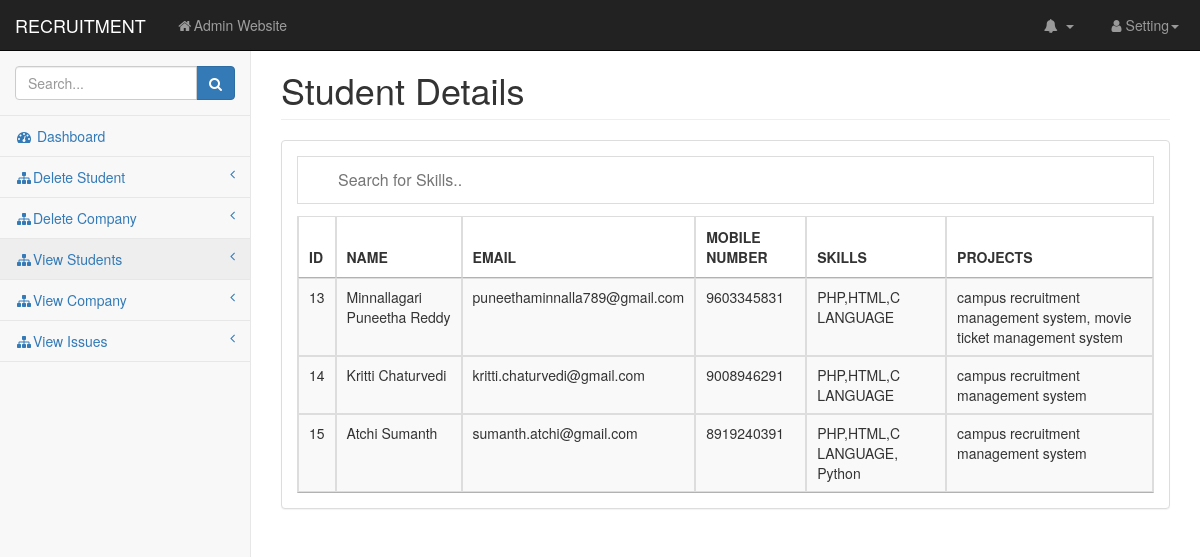
The app's page /admin/view_student_details.php with its own data.
### tables this page shows
CREATE TABLE `users` (
  `NAME` text NOT NULL,
  `EMAIL` text NOT NULL,
  `PASSWORD` text NOT NULL,
  `PHONE` text NOT NULL,
  `SKILLS` text NOT NULL,
  `PROJECTS` text NOT NULL,
  `ID` int(11) NOT NULL
);

### admin/view_student_details.php (the view, shortened to what this page needs)
<!DOCTYPE html>
<html lang="en">
    <head>
    <link href="css/bootstrap.min.css" rel="stylesheet">
    <link href="css/metisMenu.min.css" rel="stylesheet">
    <link href="css/timeline.css" rel="stylesheet">
    <link href="css/startmin.css" rel="stylesheet">
    <link href="css/morris.css" rel="stylesheet">
    <link href="css/font-awesome.min.css" rel="stylesheet" type="text/css">
    <link rel="stylesheet" type="text/css" href="https://cdn.datatables.net/1.10.22/css/jquery.dataTables.css">
    </head>
    <body>
        <div id="wrapper">
    <nav class="navbar navbar-inverse navbar-fixed-top" role="navigation">
        <div class="navbar-header">
            <a class="navbar-brand" href="admin_dashboard.php">RECRUITMENT</a>
        </div>
        <ul class="nav navbar-nav navbar-left navbar-top-links">
            <li><a href="#"><i class="fa fa-home fa-fw"></i>Admin Website</a></li>
        </ul>
        <ul class="nav navbar-right navbar-top-links">
            <li class="dropdown navbar-inverse">
                <a class="dropdown-toggle" data-toggle="dropdown" href="#">
                    <i class="fa fa-bell fa-fw"></i> <b class="caret"></b>
                </a>
            </li>
            <li class="dropdown">
                <a class="dropdown-toggle" data-toggle="dropdown" href="#">
                    <i class="fa fa-user fa-fw"></i>Setting<b class="caret"></b>
                </a>
            </li>
        </ul>
        <div class="navbar-default sidebar" role="navigation">
            <div class="sidebar-nav navbar-collapse">
                <ul class="nav" id="side-menu">
                    <li class="sidebar-search">
                        <div class="input-group custom-search-form">
                            <input type="text" class="form-control" placeholder="Search...">
                                <span class="input-group-btn">
                                    <button class="btn btn-primary" type="button">
                                        <i class="fa fa-search"></i>
                                    </button>
                                </span>
                        </div>
                    </li>
                    <li>
                        <a href="admin_Dashboard.php" ><i class="fa fa-dashboard fa-fw"></i> Dashboard</a>
                    </li>
                    <li>
                        <a href="delete_student.php"><i class="fa fa-sitemap fa-fw" class="active"></i>Delete Student<span class="fa arrow"></span></a>
                    </li>
                    <li>
                        <a href="delete_company.php"><i class="fa fa-sitemap fa-fw"></i>Delete Company<span class="fa arrow"></span></a>
                    </li>
                    <li>
                        <a href="view_student_details.php"><i class="fa fa-sitemap fa-fw"></i>View Students<span class="fa arrow"></span></a>
                    </li>
                    <li>
                        <a href="view_company_details.php"><i class="fa fa-sitemap fa-fw"></i>View Company<span class="fa arrow"></span></a>
                    </li>
                    <li>
                        <a href="view_issues.php"><i class="fa fa-sitemap fa-fw"></i>View Issues<span class="fa arrow"></span></a>
                    </li>
                </ul>
            </div>
        </div>
    </nav>
    <div id="page-wrapper">
                <div class="container-fluid">
                    <div class="row">
                        <div class="col-lg-12">
                            <h1 class="page-header">Student Details</h1>
                        </div>
                    </div>
                    <div class="row">
                        <div class="col-lg-12">
                            <div class="panel panel-default">
                                <div class="panel-body">
                                    <div class="table-responsive">
                                      <input type="text" id="myInput" onkeyup="myFunction()" placeholder="Search for Skills..">
                                        <table class="table table-striped table-bordered table-hover" id="dataTables">
                                            <thead>
                                                <tr>
                                                    <th>ID</th>
                                                    <th>NAME</th>
                                                    <th>EMAIL</th>
                                                    <th>MOBILE NUMBER</th>
                                                    <th>SKILLS</th>
                                                    <th>PROJECTS</th>
                                                </tr>
                                            </thead>
                                            <?php
                                            $conn=mysqli_connect("localhost","root","","ospforms");
                                            $sql="SELECT ID,NAME,EMAIL,PHONE,SKILLS,PROJECTS from users";
                                            $result=$conn-> query($sql);
                                            if($result-> num_rows>0)
                                            {
                                                while($row=$result-> fetch_assoc()){
                                                    echo "<tr><td>".$row["ID"]."</td><td>".$row["NAME"]."</td><td>".$row["EMAIL"]."</td><td>".$row["PHONE"]."</td><td>".$row["SKILLS"]."</td><td>".$row["PROJECTS"]."</td><tr>";
                                                }
                                                echo "</table>";
                                            }
                                            else{
                                                echo "0 result";
                                            }
                                            ?>
                                    </div>
                                </div>
                            </div>
                        </div>
                    </div>
                </div>
            </div>
        </div>
    </body>
</html>

### admin/css/startmin.css (style rules this page uses)
body { background-color: #f8f8f8; }
#wrapper { width: 100%; }
#page-wrapper { padding-top: 30px; min-height: 568px; background-color: #fff; }
@media (min-width:768px) { #page-wrapper { position: inherit; margin-left: 250px; padding: 30px 15px 0 15px; border-left: 1px solid #e7e7e7; } }
.navbar-header { float: left; }
.navbar-left { float: left; }
.navbar-right { text-align: right; }
.navbar-top-links { margin: 0; }
.navbar-top-links li { display: inline-block; }
.navbar-top-links li:last-child { margin-right: 6px; }
.navbar-top-links li a { padding: 15px; min-height: 50px; }
.navbar-top-links>li>a { color: #999; }
.sidebar .sidebar-nav.navbar-collapse { padding-right: 0; padding-left: 0; }
.sidebar .sidebar-search { padding: 15px; }
.sidebar ul li { border-bottom: 1px solid #e7e7e7; }
.sidebar ul li a.active { background-color: #eee; }
.sidebar .arrow { float: right; }
.sidebar .fa.arrow:before { content: "\f104"; }
@media (min-width:768px) { .sidebar { z-index: 1; position: absolute; width: 250px; margin-top: 51px; } }

### admin/view_student_details.php (style rules this page uses)
#myInput { background-image: url('/css/searchicon.png'); background-position: 10px 12px; background-repeat: no-repeat; width: 100%; font-size: 16px; padding: 12px 20px 12px 40px; border: 1px solid #ddd; margin-bottom: 12px; }

### records on screen
users: ID "13", NAME "Minnallagari Puneetha Reddy", EMAIL "puneethaminnalla789@gmail.com", PHONE "9603345831", SKILLS "PHP,HTML,C LANGUAGE", PROJECTS "campus recruitment management system, movie ticket management system"
users: ID "14", NAME "Kritti Chaturvedi", EMAIL "kritti.chaturvedi@gmail.com", PHONE "9008946291", SKILLS "PHP,HTML,C LANGUAGE", PROJECTS "campus recruitment management system"
users: ID "15", NAME "Atchi Sumanth", EMAIL "sumanth.atchi@gmail.com", PHONE "8919240391", SKILLS "PHP,HTML,C LANGUAGE, Python", PROJECTS "campus recruitment management system"
